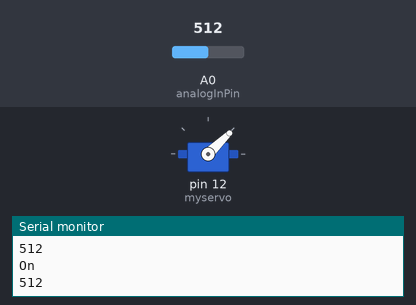
The sketch below on a simulated Arduino Uno, built with avr-gcc and run on an emulated ATmega328P. Shown: servo, the last lines printed to the serial monitor. The test bench sets the inputs (shaded band); at power-on: A0 (analogInPin) = 512.

Above: at 6.2 s.
6.3 s: A0 (analogInPin) set to 213
9.3 s: A0 (analogInPin) set to 186
At 12.2 s:
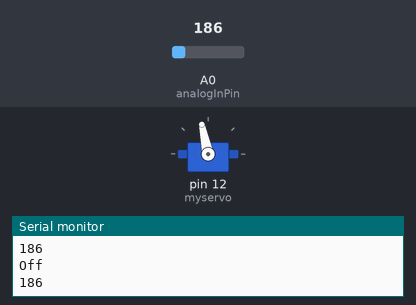
12.3 s: A0 (analogInPin) set to 210
At 12.7 s:
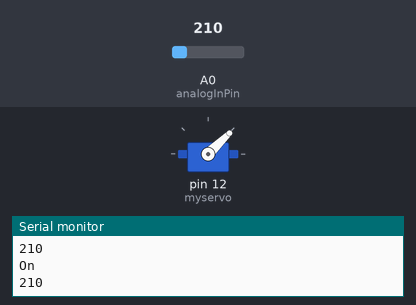
13.9 s: A0 (analogInPin) set to 190
At 17.1 s:
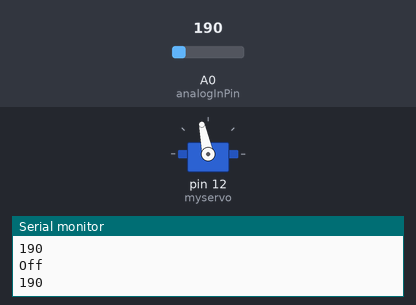
Timing chart, 0 to 17.9 s (numbered marks = the images above; inputs shaded):
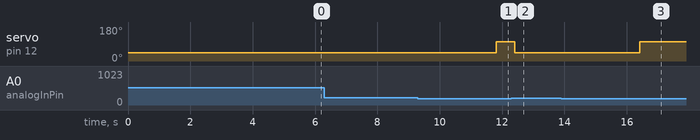

Measured:
- the behaviour switches between 201 and 200 on A0 (analogInPin) (found by bisection; images 0 and 1)
- after the input at 9.3 s, servo on pin 12 (myservo): 44° → 102° after 2.5 s
- after the input at 12.3 s, servo on pin 12 (myservo): 102° → 44° after 0.11 s
- after the input at 13.9 s, servo on pin 12 (myservo): 44° → 102° after 2.5 s

The sketch:

ServoWithLight.ino
```cpp
#include <Servo.h>

Servo myservo;
const int analogInPin = A0;

int sensorValue = 0;
int Timer = 0;

void setup()
{
  myservo.attach(12);
  Serial.begin(9600);
  myservo.writeMicroseconds(1000);
  delay(5000);
}

void loop() {

sensorValue = analogRead(analogInPin);

  if (sensorValue > 200) {
    Serial.println("On");
    myservo.writeMicroseconds(1000);
    Timer = 0;
    }

  else if (sensorValue <= 200 && Timer < 6) {
    Serial.println("Going");
    Timer++;
    delay(200);
    }

else {

Serial.println("Off");
myservo.writeMicroseconds(1600);
  }

  Serial.println(sensorValue);
  delay(200);
}
```
